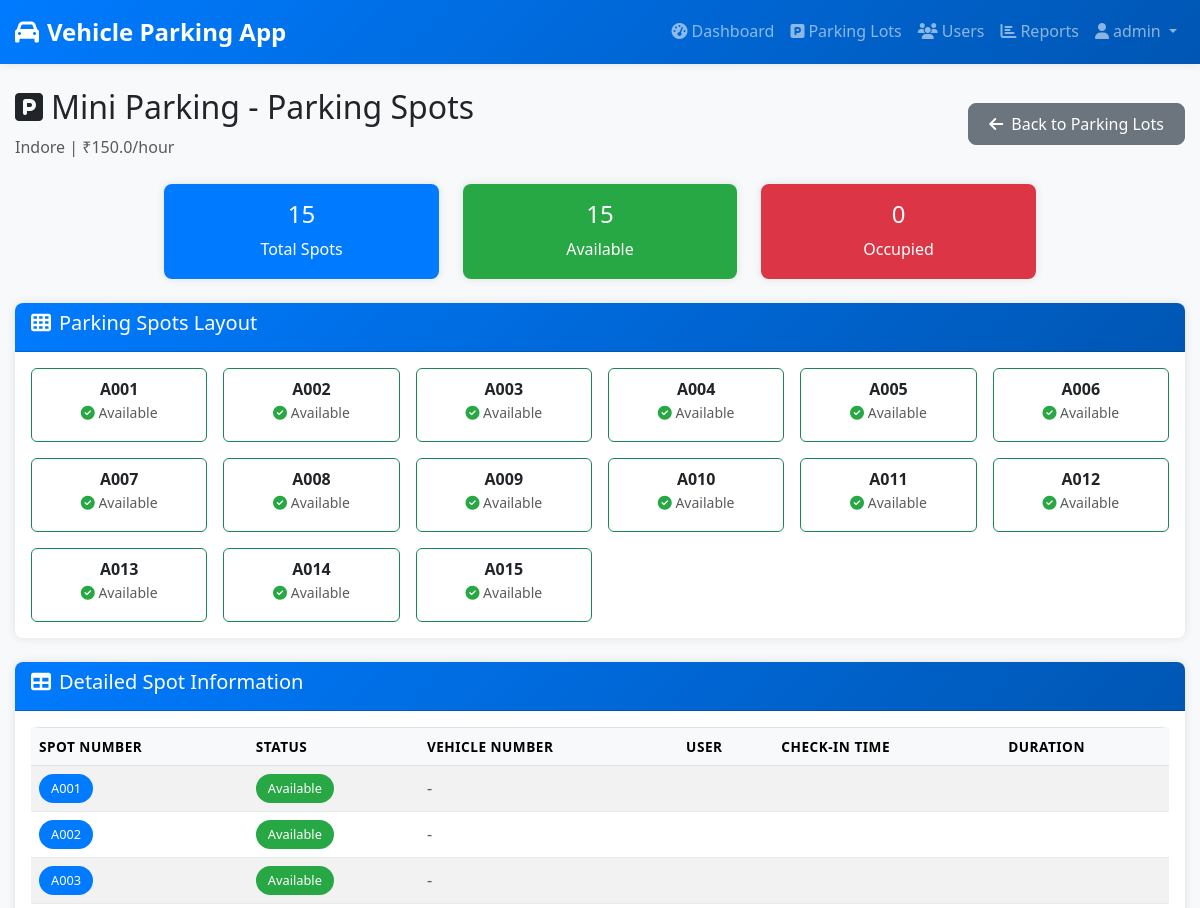
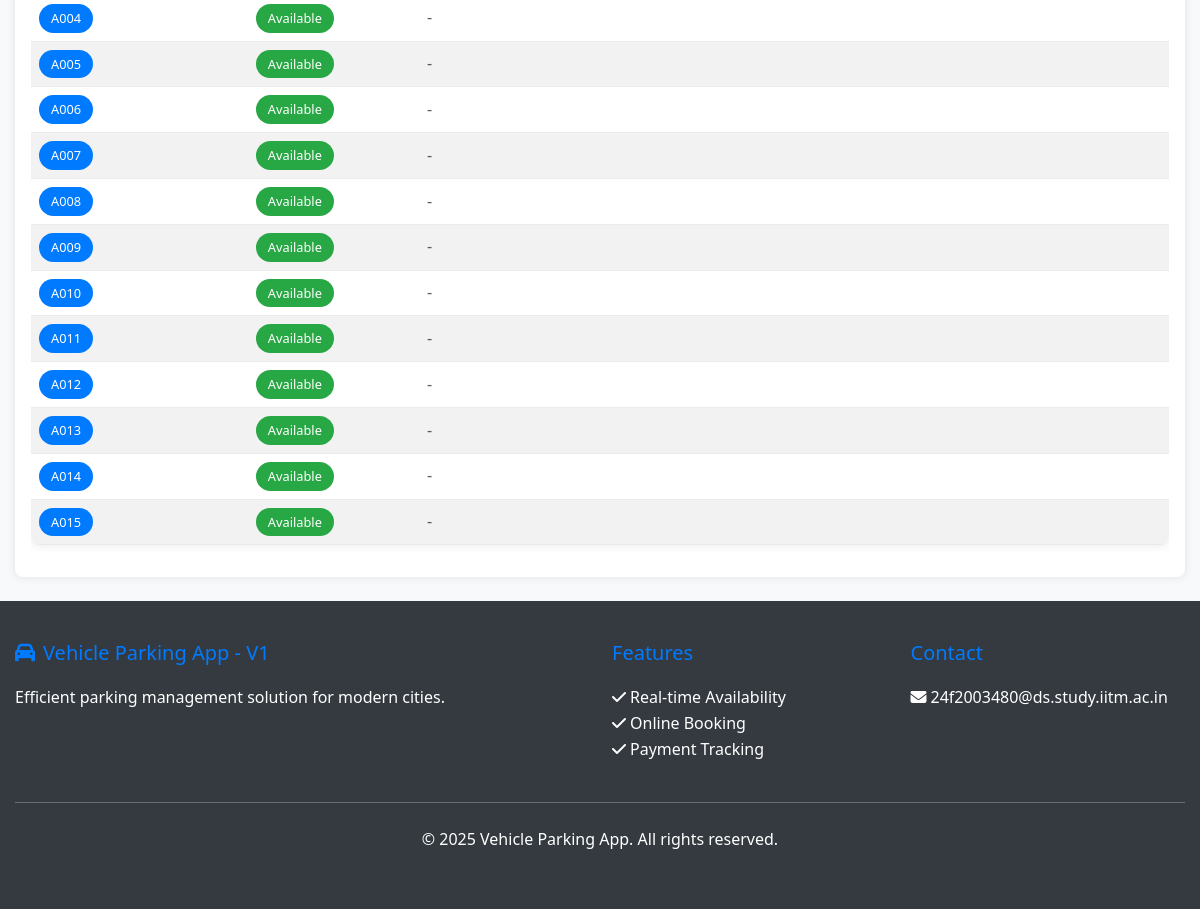
/admin/parking-lots/2/spots (signed in), run on the app's committed database (2 pictures, top to bottom).
### models/parking_lot.py (models this page shows, shortened)
class ParkingLotModel(db.Model):
    __tablename__ = 'parking_lots'
    id = db.Column(db.Integer, primary_key=True)
    name = db.Column(db.String(100), nullable=False)
    address = db.Column(db.Text, nullable=False)
    pincode = db.Column(db.String(10), nullable=False)
    price_per_hour = db.Column(db.Float, nullable=False)
    max_spots = db.Column(db.Integer, nullable=False)
    created_at = db.Column(db.DateTime, default=datetime.utcnow)
    is_active = db.Column(db.Boolean, default=True)
    spots = db.relationship('ParkingSpotModel', backref='parking_lot', lazy=True, cascade='all, delete-orphan')
    def get_available_spots_count(self):
        return len([spot for spot in self.spots if spot.is_available])
    def get_occupied_spots_count(self):
        return len([spot for spot in self.spots if not spot.is_available])

### models/parking_spot.py (models this page shows, shortened)
class ParkingSpotModel(db.Model):
    __tablename__ = 'parking_spots'
    id = db.Column(db.Integer, primary_key=True)
    spot_number = db.Column(db.String(10), nullable=False)
    parking_lot_id = db.Column(db.Integer, db.ForeignKey('parking_lots.id'), nullable=False)
    is_available = db.Column(db.Boolean, default=True)
    created_at = db.Column(db.DateTime, default=datetime.utcnow)
    reservations = db.relationship('ReservationModel', backref='parking_spot', lazy=True)

### routes/admin_routes.py (the view)
    def decorated_function(*args, **kwargs):
        if not session.get('is_admin'):
            flash('Admin access required', 'error')
            return redirect(url_for('auth.login'))
        return f(*args, **kwargs)

### routes/admin_routes.py (called while the page is built)
def admin_required(f):
    def decorated_function(*args, **kwargs):
        if not session.get('is_admin'):
            flash('Admin access required', 'error')
            return redirect(url_for('auth.login'))
        return f(*args, **kwargs)
    decorated_function.__name__ = f.__name__
    return decorated_function

@admin_bp.route('/parking-lots/<int:lot_id>/spots')
@admin_required
def view_spots(lot_id):
    lot = ParkingLotModel.query.get_or_404(lot_id)
    spots = ParkingSpotModel.query.filter_by(parking_lot_id=lot_id).all()
    return render_template('admin/view_spots.html', lot=lot, spots=spots)

### templates/admin/view_spots.html (shortened to what this page needs)
{% extends "base.html" %}
{% block content %}
<div class="container py-4">
    <div class="d-flex justify-content-between align-items-center mb-4">
        <div>
            <h2><i class="fas fa-parking me-2"></i>{{ lot.name }} - Parking Spots</h2>
            <p class="text-muted mb-0">{{ lot.address }} | ₹{{ lot.price_per_hour }}/hour</p>
        </div>
        <a href="{{ url_for('admin.parking_lots') }}" class="btn btn-secondary">
            <i class="fas fa-arrow-left me-2"></i>Back to Parking Lots
        </a>
    </div>
    <div class="row mb-4" style="justify-content: center;">
        <div class="col-md-3">
            <div class="card text-center bg-primary text-white">
                <div class="card-body">
                    <h4>{{ lot.max_spots }}</h4>
                    <p class="mb-0">Total Spots</p>
                </div>
            </div>
        </div>
        <div class="col-md-3">
            <div class="card text-center bg-success text-white">
                <div class="card-body">
                    <h4>{{ lot.get_available_spots_count() }}</h4>
                    <p class="mb-0">Available</p>
                </div>
            </div>
        </div>
        <div class="col-md-3">
            <div class="card text-center bg-danger text-white">
                <div class="card-body">
                    <h4>{{ lot.get_occupied_spots_count() }}</h4>
                    <p class="mb-0">Occupied</p>
                </div>
            </div>
        </div>
    </div>
    <div class="card mb-4">
        <div class="card-header">
            <h5><i class="fas fa-th me-2"></i>Parking Spots Layout</h5>
        </div>
        <div class="card-body">
            <div class="row g-3">
                {% for spot in spots %}
                <div class="col-6 col-sm-4 col-md-3 col-lg-2">
                    <div class="border p-2 text-center rounded
                                {% if spot.is_available %}border-success{% else %}border-danger{% endif %}">
                        <div class="fw-bold">{{ spot.spot_number }}</div>
                        <div class="small text-muted mb-2">
                            {% if spot.is_available %}
                                <i class="fas fa-check-circle text-success"></i> Available
                            {% else %}
                                <i class="fas fa-car text-danger"></i> Occupied
                            {% endif %}
                        </div>
                    </div>
                </div>
                {% endfor %}
            </div>
        </div>
    </div>
    <div class="card">
        <div class="card-header">
            <h5><i class="fas fa-table me-2"></i>Detailed Spot Information</h5>
        </div>
        <div class="card-body">
            <div class="table-responsive">
                <table class="table table-striped table-bordered">
                    <thead class="table-light">
                        <tr>
                            <th>Spot Number</th>
                            <th>Status</th>
                            <th>Vehicle Number</th>
                            <th>User</th>
                            <th>Check-in Time</th>
                            <th>Duration</th>
                        </tr>
                    </thead>
                    <tbody>
                        {% for spot in spots %}
                        <tr>
                            <td><span class="badge bg-primary">{{ spot.spot_number }}</span></td>
                            <td>
                                {% if spot.is_available %}
                                    <span class="badge bg-success">Available</span>
                                {% else %}
                                    <span class="badge bg-danger">Occupied</span>
                                {% endif %}
                            </td>
                            {% if not spot.is_available %}
                                {% set reservation = spot.get_current_reservation() %}
                                {% if reservation %}
                                    <td><span class="badge bg-secondary">{{ reservation.vehicle_number }}</span></td>
                                    <td>{{ reservation.user.full_name }}</td>
                                    <td>{{ reservation.check_in_time.strftime('%Y-%m-%d %H:%M') }}</td>
                                    <td>{{ reservation.get_duration() }}</td>
                                {% else %}
                                    <td colspan="4" class="text-muted">No active reservation</td>
                                    <td>-</td>
                                {% endif %}
                            {% else %}
                                <td colspan="4" class="text-muted">-</td>
                            {% endif %}
                        </tr>
                        {% endfor %}
                    </tbody>
                </table>
            </div>
        </div>
    </div>
</div>
{% endblock %}

### static/css/style.css (style rules this page uses)
:root { --primary-color: #007bff; --secondary-color: #6c757d; --success-color: #28a745; --danger-color: #dc3545; --warning-color: #ffc107; --info-color: #17a2b8; --light-color: #f8f9fa; --dark-color: #343a40; --border-radius: 8px; --box-shadow: 0 0 10px rgba(0,0,0,0.1); }
body { font-family: 'Segoe UI', Tahoma, Geneva, Verdana, sans-serif; background-color: #f8f9fa; line-height: 1.6; }
.container { max-width: 1200px; margin: 0 auto; padding: 0 15px; }
.card { border: none; border-radius: var(--border-radius); box-shadow: var(--box-shadow); transition: transform 0.3s ease, box-shadow 0.3s ease; }
.card-header { background: linear-gradient(135deg, var(--primary-color), #0056b3); color: white; border-radius: var(--border-radius) var(--border-radius) 0 0 !important; font-weight: 600; }
.btn { border-radius: var(--border-radius); font-weight: 500; transition: all 0.3s ease; padding: 8px 20px; }
.table { background: white; border-radius: var(--border-radius); overflow: hidden; box-shadow: var(--box-shadow); }
.table th { background: var(--light-color); border: none; font-weight: 600; text-transform: uppercase; font-size: 0.85rem; letter-spacing: 0.5px; }
.table td { border: none; border-bottom: 1px solid #e9ecef; vertical-align: middle; }
.table-striped tbody tr:nth-of-type(odd) { background-color: rgba(0,0,0,0.02); }
.badge { font-size: 0.8rem; padding: 8px 12px; border-radius: 20px; font-weight: 500; }
.text-success { color: var(--success-color) !important; }
.bg-primary { background-color: var(--primary-color) !important; }
.bg-success { background-color: var(--success-color) !important; }
.bg-danger { background-color: var(--danger-color) !important; }

### data on the page
ParkingLotModel: name "Mini Parking", address "Indore", price_per_hour "150.0", max_spots "15"
ParkingSpotModel: get_available_spots_count "15", get_occupied_spots_count "0", spot_number "A001", shows "Available"
ParkingSpotModel: spot_number "A002", shows "Available"
ParkingSpotModel: spot_number "A003", shows "Available"
ParkingSpotModel: spot_number "A004", shows "Available"
ParkingSpotModel: spot_number "A005", shows "Available"
ParkingSpotModel: spot_number "A006", shows "Available"
ParkingSpotModel: spot_number "A007", shows "Available"
ParkingSpotModel: spot_number "A008", shows "Available"
ParkingSpotModel: spot_number "A009", shows "Available"
ParkingSpotModel: spot_number "A010", shows "Available"
ParkingSpotModel: spot_number "A011", shows "Available"
ParkingSpotModel: spot_number "A012", shows "Available"
ParkingSpotModel: spot_number "A013", shows "Available"
ParkingSpotModel: spot_number "A014", shows "Available"
ParkingSpotModel: spot_number "A015", shows "Available"

### other printed values
{{ session.username }} "admin"
